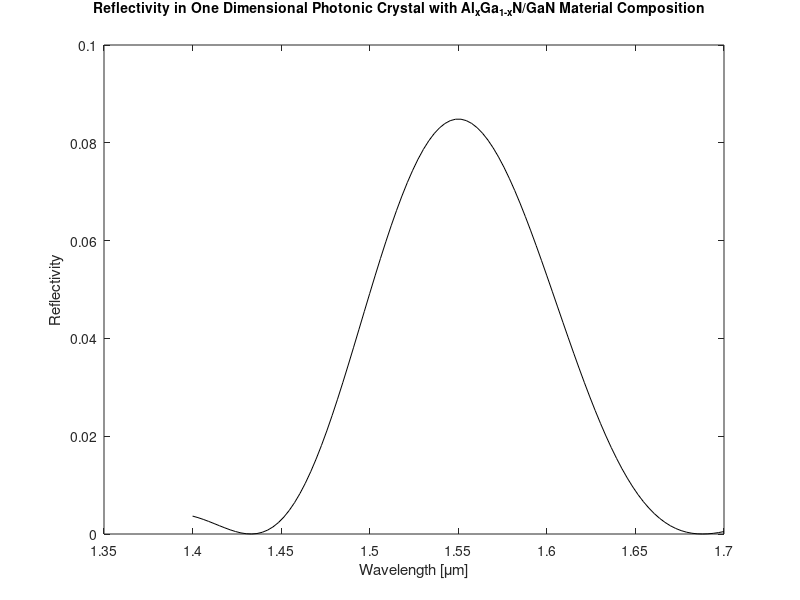

Recreate this plot in MATLAB.
warning off
clear all
clc;
lambdaB1=linspace(1.4,1.7,100);
L1 = 30;                            % grating length in microns [Code can be changed here]
z = [0:0.1:L1];                     % propagation distance
lambda =1.55;                       % input wavelength in microns
c=3e8;
kappa = 0.01;                       %[Code can be changed here]
omega=2*pi*(c/lambda);
hcut=(6.625e-34)/(2*pi);
x=0.3;                              %mole fraction [Code can be changed here]
 
a1=9.827-8.216*x-31.59*(x^2)        %for AlxGa1-xN
b1=2.736+0.842*x-6.293*(x^2)        %for AlxGa1-xN
 
a2=9.84;                            %for GaNi
b2=2.74;                            %for GaN
 
eg1=6.28*x+3.42*(1-x)-1.3*x*(1-x)   %for AlxGa1-xN
eg2=3.42;                           %for GaN
 
n1 =(a1.*((hcut*omega)/eg1)^(-2))*(2-sqrt(1+((hcut*omega)/eg1))-sqrt(1-((hcut*omega)/eg1)))+b1;        %for AlxGa1-xN
n2 =(a2*((hcut.*omega)/eg2)^(-2))*(2-sqrt(1+((hcut*omega)/eg2))-sqrt(1-((hcut*omega)/eg2)))+b2;        %for GaN

neff1 = n2-n1                        % mode effective index

% coupling coefficient in 1/microns
dbeta1=(1./lambdaB1-1/lambda).*(2*pi*neff1);       % delta beta
S1 = sqrt(kappa^2-dbeta1.^2);
K1= (1/lambda)*(2*pi*neff1);
r1=kappa.*(sinh(L1.*S1))./((dbeta1.*(sinh(L1.*S1)))-(1i*S1.*cosh(L1.*S1)));
R1=r1.*r1;

%To plot the graph
plot(lambdaB1,abs(R1),'k')
xlabel ('Wavelength [\mum]');
ylabel ('Reflectivity');

% Add title to the Overall Plot
ha = axes ('Position',[0 0 1 1],'Xlim',[0 1],'Ylim',[0 1],'Box','off','Visible','off','Units','normalized', 'clipping' , 'off');
text (0.5, 1,'\bf Reflectivity in One Dimensional Photonic Crystal with Al_{x}Ga_{1-x}N/GaN Material Composition ','HorizontalAlignment','center','VerticalAlignment', 'top')


